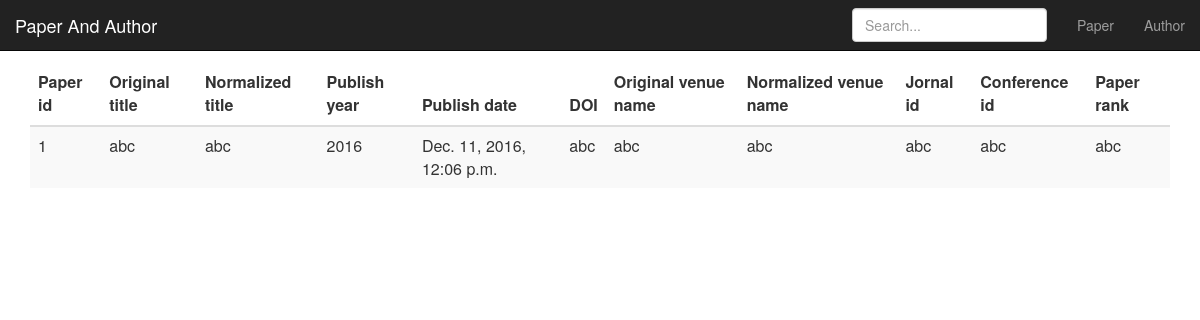
The app's page /paper/, older data.
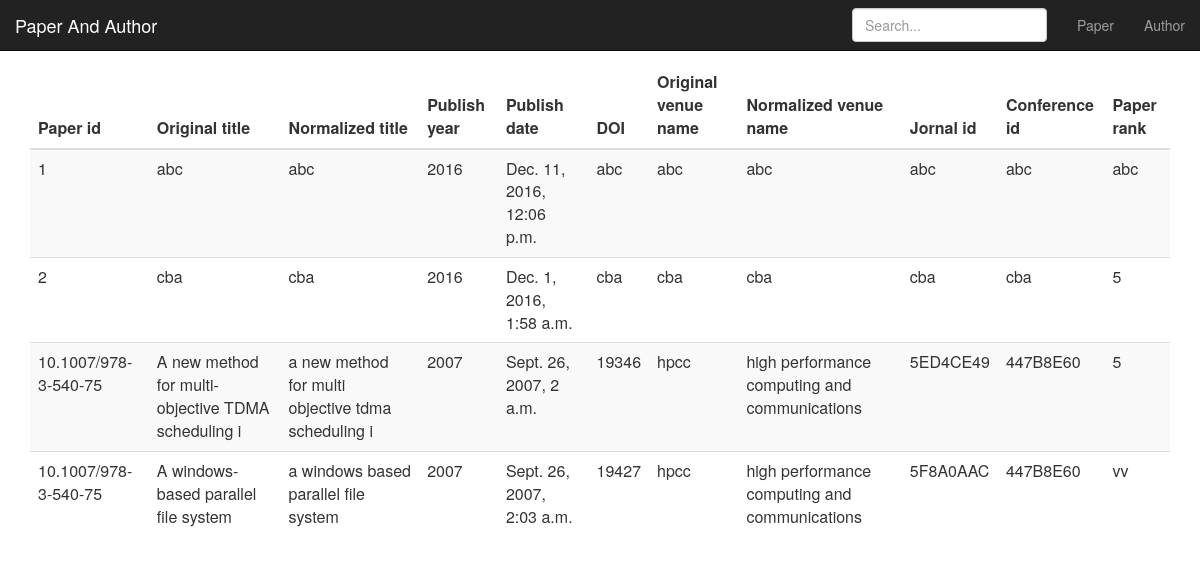
The same page, newer data.
### paper/models.py (models this page shows, shortened)
class Paper(models.Model):
    paper_id = models.CharField(max_length=50)
    original_title = models.CharField(max_length=50)
    normalized_title = models.CharField(max_length=50)
    publish_year = models.IntegerField()
    publish_date = models.DateTimeField()
    DOI = models.CharField(max_length=50)
    original_venue_name = models.CharField(max_length=50)
    normalized_venue_name = models.CharField(max_length=50)
    jornal_id = models.CharField(max_length=50)
    conference_id = models.CharField(max_length=50)
    paper_rank = models.CharField(max_length=50)

### paper/views.py (the view)
# urls.py: url(r'^paper/$', paper_views.paper_list),
def paper_list(request):
    if request.GET.get('id'):
        papers = Paper.objects.filter(paper_id=request.GET.get('id'))
    else:
        papers = Paper.objects.all()
    return render(request, 'paper.html', locals())

### templates/paper.html
{% include "base.html" %}
{% include "nav.html" %}
<body>
<div class="container projects">
<h2 class="sub-header">Section title</h2>
<div class="table-responsive">
	<table class="table table-striped">
		<thead>
			<tr>
				<th>Paper id</th>
				<th>Original title</th>
				<th>Normalized title</th>
				<th>Publish year</th>
				<th>Publish date</th>
				<th>DOI</th>
				<th>Original venue name</th>
				<th>Normalized venue name</th>
				<th>Jornal id</th>
				<th>Conference id</th>
				<th>Paper rank</th>
			</tr>
		</thead>
		<tbody>
		{% for paper in papers %}
		<tr>
			<td>{{paper.paper_id}}</td>
			<td>{{paper.original_title}}</td>
			<td>{{paper.normalized_title}}</td>
			<td>{{paper.publish_year}}</td>
			<td>{{paper.publish_date}}</td>
			<td>{{paper.DOI}}</td>
			<td>{{paper.original_venue_name}}</td>
			<td>{{paper.normalized_venue_name}}</td>
			<td>{{paper.jornal_id}}</td>
			<td>{{paper.conference_id}}</td>
			<td>{{paper.paper_rank}}</td>
		</tr>
		{% endfor %}
		</tbody>
	</table>
</div>
</div>
</body>

### templates/base.html (shortened to what this page needs)
<head>
  <link rel="stylesheet" href="http://cdn.bootcss.com/bootstrap/3.3.0/css/bootstrap.min.css">
</head>

### templates/nav.html (shortened to what this page needs)
<nav class="navbar navbar-inverse navbar-fixed-top" role="navigation">
      <div class="container-fluid">
        <div class="navbar-header">
          <a class="navbar-brand" href="/index">Paper And Author</a>
        </div>
        <div id="navbar" class="navbar-collapse collapse">
          <ul class="nav navbar-nav navbar-right">
            <li><a href="/paper">Paper</a></li>
            <li><a href="/author">Author</a></li>
          </ul>
          <form class="navbar-form navbar-right">
            <input type="text" class="form-control" placeholder="Search...">
          </form>
        </div>
      </div>
    </nav>

Row changes from the older to the newer data that the page shows:
added Paper: paper_id "2", original_title "cba", normalized_title "cba", publish_year "2016", publish_date "Dec. 1, 2016, 1:58 a.m.", DOI "cba", original_venue_name "cba", normalized_venue_name "cba", jornal_id "cba", conference_id "cba", paper_rank "5"
added Paper: paper_id "10.1007/978-3-540-75", original_title "A new method for multi-objective TDMA scheduling i", normalized_title "a new method for multi objective tdma scheduling i", publish_year "2007", publish_date "Sept. 26, 2007, 2 a.m.", DOI "19346", original_venue_name "hpcc", normalized_venue_name "high performance computing and communications", jornal_id "5ED4CE49", conference_id "447B8E60", paper_rank "5"
added Paper: paper_id "10.1007/978-3-540-75", original_title "A windows-based parallel file system", normalized_title "a windows based parallel file system", publish_year "2007", publish_date "Sept. 26, 2007, 2:03 a.m.", DOI "19427", original_venue_name "hpcc", normalized_venue_name "high performance computing and communications", jornal_id "5F8A0AAC", conference_id "447B8E60", paper_rank "vv"
